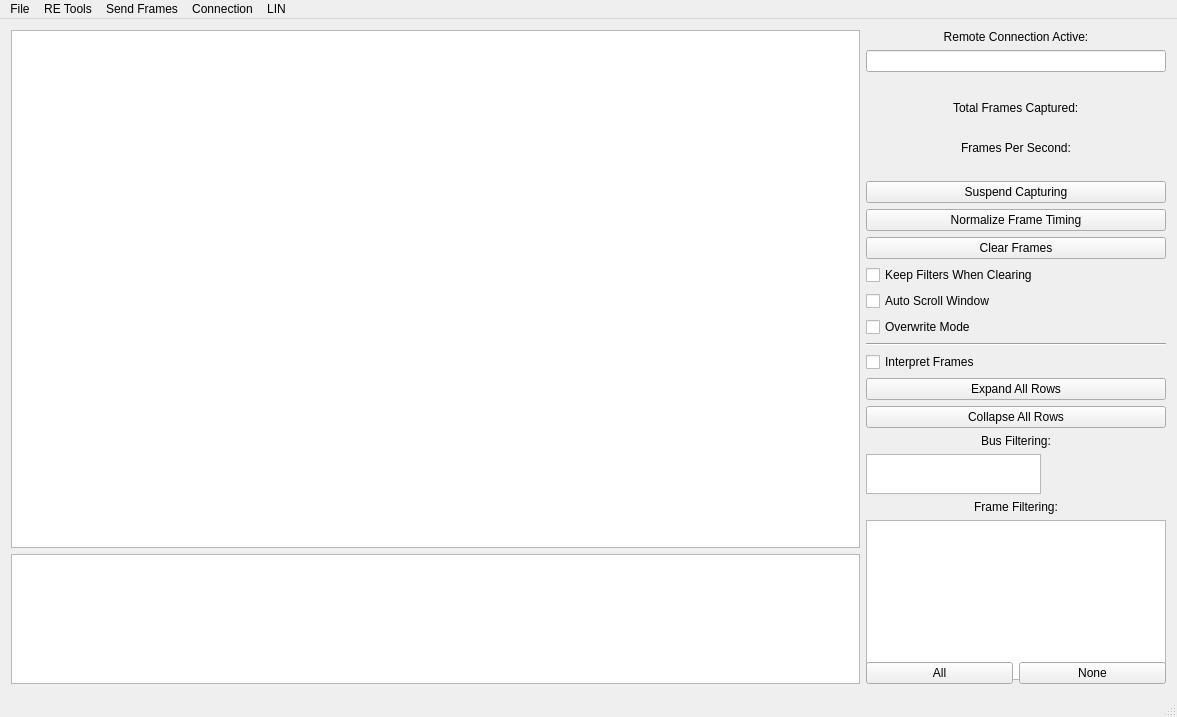
<?xml version="1.0" encoding="UTF-8"?>
<ui version="4.0">
 <class>MainWindow</class>
 <widget class="QMainWindow" name="MainWindow">
  <property name="geometry">
   <rect>
    <x>0</x>
    <y>0</y>
    <width>1177</width>
    <height>717</height>
   </rect>
  </property>
  <property name="sizePolicy">
   <sizepolicy hsizetype="Fixed" vsizetype="Fixed">
    <horstretch>0</horstretch>
    <verstretch>0</verstretch>
   </sizepolicy>
  </property>
  <property name="minimumSize">
   <size>
    <width>800</width>
    <height>500</height>
   </size>
  </property>
  <property name="windowTitle">
   <string>SavvyCAN</string>
  </property>
  <widget class="QWidget" name="centralWidget">
   <layout class="QVBoxLayout" name="verticalLayout_2" stretch="0">
    <item>
     <layout class="QHBoxLayout" name="horizontalLayout_2" stretch="3,1">
      <item>
       <layout class="QVBoxLayout" name="verticalLayout_3" stretch="4,1">
        <item>
         <widget class="QTableView" name="canFramesView">
          <property name="font">
           <font>
            <pointsize>11</pointsize>
            <bold>false</bold>
           </font>
          </property>
          <property name="alternatingRowColors">
           <bool>true</bool>
          </property>
          <property name="verticalScrollMode">
           <enum>QAbstractItemView::ScrollMode::ScrollPerPixel</enum>
          </property>
          <property name="wordWrap">
           <bool>false</bool>
          </property>
          <attribute name="horizontalHeaderStretchLastSection">
           <bool>false</bool>
          </attribute>
         </widget>
        </item>
        <item>
         <widget class="QTableWidget" name="tableSimpleSender"/>
        </item>
       </layout>
      </item>
      <item>
       <layout class="QVBoxLayout" name="verticalLayout">
        <item>
         <widget class="QLabel" name="lblRemoteConn">
          <property name="enabled">
           <bool>true</bool>
          </property>
          <property name="text">
           <string>Remote Connection Active:</string>
          </property>
          <property name="alignment">
           <set>Qt::AlignmentFlag::AlignCenter</set>
          </property>
         </widget>
        </item>
        <item>
         <widget class="QLineEdit" name="lineRemoteKey">
          <property name="enabled">
           <bool>true</bool>
          </property>
          <property name="maximumSize">
           <size>
            <width>1000</width>
            <height>50</height>
           </size>
          </property>
          <property name="baseSize">
           <size>
            <width>150</width>
            <height>50</height>
           </size>
          </property>
          <property name="font">
           <font>
            <bold>false</bold>
           </font>
          </property>
          <property name="maxLength">
           <number>8</number>
          </property>
          <property name="alignment">
           <set>Qt::AlignmentFlag::AlignLeading|Qt::AlignmentFlag::AlignLeft|Qt::AlignmentFlag::AlignVCenter</set>
          </property>
          <property name="readOnly">
           <bool>true</bool>
          </property>
         </widget>
        </item>
        <item>
         <widget class="QLabel" name="lblContMsg">
          <property name="palette">
           <palette>
            <active>
             <colorrole role="WindowText">
              <brush brushstyle="SolidPattern">
               <color alpha="255">
                <red>255</red>
                <green>0</green>
                <blue>0</blue>
               </color>
              </brush>
             </colorrole>
            </active>
            <inactive>
             <colorrole role="WindowText">
              <brush brushstyle="SolidPattern">
               <color alpha="255">
                <red>255</red>
                <green>0</green>
                <blue>0</blue>
               </color>
              </brush>
             </colorrole>
            </inactive>
            <disabled>
             <colorrole role="WindowText">
              <brush brushstyle="SolidPattern">
               <color alpha="255">
                <red>120</red>
                <green>120</green>
                <blue>120</blue>
               </color>
              </brush>
             </colorrole>
            </disabled>
           </palette>
          </property>
          <property name="font">
           <font>
            <pointsize>11</pointsize>
            <italic>true</italic>
            <bold>true</bold>
           </font>
          </property>
          <property name="text">
           <string/>
          </property>
          <property name="alignment">
           <set>Qt::AlignmentFlag::AlignCenter</set>
          </property>
         </widget>
        </item>
        <item alignment="Qt::AlignmentFlag::AlignHCenter">
         <widget class="QLabel" name="label">
          <property name="sizePolicy">
           <sizepolicy hsizetype="Preferred" vsizetype="Fixed">
            <horstretch>0</horstretch>
            <verstretch>0</verstretch>
           </sizepolicy>
          </property>
          <property name="text">
           <string>Total Frames Captured:</string>
          </property>
         </widget>
        </item>
        <item alignment="Qt::AlignmentFlag::AlignHCenter">
         <widget class="QLabel" name="lbNumFrames">
          <property name="sizePolicy">
           <sizepolicy hsizetype="Preferred" vsizetype="Fixed">
            <horstretch>0</horstretch>
            <verstretch>0</verstretch>
           </sizepolicy>
          </property>
          <property name="text">
           <string/>
          </property>
         </widget>
        </item>
        <item alignment="Qt::AlignmentFlag::AlignHCenter">
         <widget class="QLabel" name="label_6">
          <property name="sizePolicy">
           <sizepolicy hsizetype="Preferred" vsizetype="Fixed">
            <horstretch>0</horstretch>
            <verstretch>0</verstretch>
           </sizepolicy>
          </property>
          <property name="text">
           <string>Frames Per Second:</string>
          </property>
         </widget>
        </item>
        <item alignment="Qt::AlignmentFlag::AlignHCenter">
         <widget class="QLabel" name="lbFPS">
          <property name="sizePolicy">
           <sizepolicy hsizetype="Preferred" vsizetype="Fixed">
            <horstretch>0</horstretch>
            <verstretch>0</verstretch>
           </sizepolicy>
          </property>
          <property name="text">
           <string/>
          </property>
         </widget>
        </item>
        <item>
         <widget class="QPushButton" name="btnCaptureToggle">
          <property name="text">
           <string>Suspend Capturing</string>
          </property>
          <property name="checkable">
           <bool>false</bool>
          </property>
         </widget>
        </item>
        <item>
         <widget class="QPushButton" name="btnNormalize">
          <property name="text">
           <string>Normalize Frame Timing</string>
          </property>
         </widget>
        </item>
        <item>
         <widget class="QPushButton" name="btnClearFrames">
          <property name="text">
           <string>Clear Frames</string>
          </property>
         </widget>
        </item>
        <item>
         <widget class="QCheckBox" name="cbPersistentFilters">
          <property name="text">
           <string>Keep Filters When Clearing</string>
          </property>
         </widget>
        </item>
        <item>
         <widget class="QCheckBox" name="cbAutoScroll">
          <property name="text">
           <string>Auto Scroll Window</string>
          </property>
         </widget>
        </item>
        <item>
         <widget class="QCheckBox" name="cbOverwrite">
          <property name="enabled">
           <bool>true</bool>
          </property>
          <property name="text">
           <string>Overwrite Mode</string>
          </property>
         </widget>
        </item>
        <item>
         <widget class="Line" name="line">
          <property name="orientation">
           <enum>Qt::Orientation::Horizontal</enum>
          </property>
         </widget>
        </item>
        <item>
         <widget class="QCheckBox" name="cbInterpret">
          <property name="text">
           <string>Interpret Frames</string>
          </property>
         </widget>
        </item>
        <item>
         <widget class="QPushButton" name="btnExpandAll">
          <property name="text">
           <string>Expand All Rows</string>
          </property>
         </widget>
        </item>
        <item>
         <widget class="QPushButton" name="btnCollapseAll">
          <property name="text">
           <string>Collapse All Rows</string>
          </property>
         </widget>
        </item>
        <item>
         <widget class="QLabel" name="label_2">
          <property name="text">
           <string>Bus Filtering:</string>
          </property>
          <property name="alignment">
           <set>Qt::AlignmentFlag::AlignCenter</set>
          </property>
         </widget>
        </item>
        <item>
         <widget class="QListWidget" name="listBusFilters">
          <property name="sizePolicy">
           <sizepolicy hsizetype="Fixed" vsizetype="Expanding">
            <horstretch>0</horstretch>
            <verstretch>0</verstretch>
           </sizepolicy>
          </property>
          <property name="maximumSize">
           <size>
            <width>175</width>
            <height>40</height>
           </size>
          </property>
          <property name="flow">
           <enum>QListView::Flow::LeftToRight</enum>
          </property>
         </widget>
        </item>
        <item>
         <widget class="QLabel" name="label_7">
          <property name="text">
           <string>Frame Filtering:</string>
          </property>
          <property name="alignment">
           <set>Qt::AlignmentFlag::AlignCenter</set>
          </property>
         </widget>
        </item>
        <item>
         <widget class="QListWidget" name="listFilters">
          <property name="sizePolicy">
           <sizepolicy hsizetype="Expanding" vsizetype="Expanding">
            <horstretch>0</horstretch>
            <verstretch>0</verstretch>
           </sizepolicy>
          </property>
          <property name="minimumSize">
           <size>
            <width>300</width>
            <height>160</height>
           </size>
          </property>
          <property name="maximumSize">
           <size>
            <width>1000</width>
            <height>16777215</height>
           </size>
          </property>
          <property name="alternatingRowColors">
           <bool>false</bool>
          </property>
         </widget>
        </item>
        <item>
         <layout class="QHBoxLayout" name="horizontalLayout_3">
          <item>
           <widget class="QPushButton" name="btnFilterAll">
            <property name="text">
             <string>All</string>
            </property>
           </widget>
          </item>
          <item>
           <widget class="QPushButton" name="btnFilterNone">
            <property name="text">
             <string>None</string>
            </property>
           </widget>
          </item>
         </layout>
        </item>
       </layout>
      </item>
     </layout>
    </item>
   </layout>
  </widget>
  <widget class="QMenuBar" name="menuBar">
   <property name="geometry">
    <rect>
     <x>0</x>
     <y>0</y>
     <width>1177</width>
     <height>20</height>
    </rect>
   </property>
   <widget class="QMenu" name="menu_RE_Tools">
    <property name="title">
     <string>RE Tools</string>
    </property>
    <addaction name="actionFlow_View"/>
    <addaction name="actionGraph_Dta"/>
    <addaction name="actionFrame_Data_Analysis"/>
    <addaction name="actionFile_Comparison"/>
    <addaction name="actionDBC_Comparison"/>
    <addaction name="actionRange_State_2"/>
    <addaction name="actionSingle_Multi_State_2"/>
    <addaction name="actionISO_TP_Decoder"/>
    <addaction name="actionSniffer"/>
    <addaction name="actionCapture_Bisector"/>
    <addaction name="actionSignal_Viewer"/>
    <addaction name="actionTemporal_Graph"/>
   </widget>
   <widget class="QMenu" name="menuSend_Frames">
    <property name="title">
     <string>Send Frames</string>
    </property>
    <addaction name="action_Playback"/>
    <addaction name="action_Custom"/>
    <addaction name="actionScripting_INterface"/>
    <addaction name="actionFuzzing"/>
    <addaction name="actionUDS_Scanner"/>
    <addaction name="actionUDS_Firmware_Update"/>
    <addaction name="actionMotorControlConfig"/>
    <addaction name="actionCAN_Bridge"/>
   </widget>
   <widget class="QMenu" name="menuFile">
    <property name="title">
     <string>File</string>
    </property>
    <addaction name="actionOpen_Log_File"/>
    <addaction name="actionSave_Filtered_Log_File"/>
    <addaction name="actionSave_Log_File"/>
    <addaction name="actionSave_Continuous_Logfile"/>
    <addaction name="separator"/>
    <addaction name="separator"/>
    <addaction name="actionLoad_Filter_Definition"/>
    <addaction name="actionSave_Filter_Definition"/>
    <addaction name="separator"/>
    <addaction name="actionDBC_File_Manager"/>
    <addaction name="actionSave_Decoded_Frames"/>
    <addaction name="actionSave_Decoded_Frames_CSV"/>
    <addaction name="separator"/>
    <addaction name="actionPreferences"/>
    <addaction name="separator"/>
    <addaction name="actionExit_Application"/>
   </widget>
   <widget class="QMenu" name="menuConnection">
    <property name="title">
     <string>Connection</string>
    </property>
    <addaction name="actionSetup"/>
   </widget>
   <widget class="QMenu" name="menuLIN">
    <property name="title">
     <string>LIN</string>
    </property>
    <addaction name="actionLIN_Sniffer"/>
    <addaction name="actionLIN_Schedule"/>
    <addaction name="actionLIN_LoadLDF"/>
   </widget>
   <addaction name="menuFile"/>
   <addaction name="menu_RE_Tools"/>
   <addaction name="menuSend_Frames"/>
   <addaction name="menuConnection"/>
   <addaction name="menuLIN"/>
  </widget>
  <widget class="QStatusBar" name="statusBar"/>
  <action name="action_Playback">
   <property name="text">
    <string>Playback</string>
   </property>
  </action>
  <action name="action_Custom">
   <property name="text">
    <string>Custom</string>
   </property>
  </action>
  <action name="actionFlow_View">
   <property name="text">
    <string>Flow View</string>
   </property>
  </action>
  <action name="actionFuzzy_Scope">
   <property name="text">
    <string>Fuzzy Scope</string>
   </property>
  </action>
  <action name="actionGraph_Dta">
   <property name="text">
    <string>New Graphing Window</string>
   </property>
  </action>
  <action name="actionOpen_Log_File">
   <property name="text">
    <string>Load Log File</string>
   </property>
   <property name="shortcut">
    <string>Ctrl+O</string>
   </property>
  </action>
  <action name="actionSave_Log_File">
   <property name="text">
    <string>Save Log File</string>
   </property>
  </action>
  <action name="actionFrame_Data_Analysis">
   <property name="text">
    <string>Frame Data Analysis</string>
   </property>
  </action>
  <action name="actionLoad_DBC_File">
   <property name="text">
    <string>Load DBC File</string>
   </property>
  </action>
  <action name="actionEdit_Messages_Signals">
   <property name="text">
    <string>Edit Messages/Signals</string>
   </property>
  </action>
  <action name="actionSave_DBC_File">
   <property name="text">
    <string>Save DBC File</string>
   </property>
  </action>
  <action name="actionSave_Decoded_Frames">
   <property name="text">
    <string>Save Decoded Frames</string>
   </property>
  </action>
  <action name="actionExit_Application">
   <property name="text">
    <string>Exit Application</string>
   </property>
  </action>
  <action name="actionFile_Comparison">
   <property name="text">
    <string>File Comparison</string>
   </property>
  </action>
  <action name="actionPreferences">
   <property name="text">
    <string>Preferences</string>
   </property>
  </action>
  <action name="actionSave_Filtered_Log_File">
   <property name="text">
    <string>Save Filtered Log File</string>
   </property>
  </action>
  <action name="actionLoad_Filter_Definition">
   <property name="text">
    <string>Load Filter Definition</string>
   </property>
  </action>
  <action name="actionSave_Filter_Definition">
   <property name="text">
    <string>Save Filter Definition</string>
   </property>
  </action>
  <action name="actionFirmware_Uploader">
   <property name="text">
    <string>Firmware Uploader</string>
   </property>
  </action>
  <action name="actionSetup">
   <property name="text">
    <string>Open Connection Window</string>
   </property>
  </action>
  <action name="actionConnect">
   <property name="text">
    <string>Connect</string>
   </property>
  </action>
  <action name="actionScripting_INterface">
   <property name="text">
    <string>Scripting Interface</string>
   </property>
  </action>
  <action name="actionRange_State_2">
   <property name="text">
    <string>Range State</string>
   </property>
  </action>
  <action name="actionSingle_Multi_State_2">
   <property name="text">
    <string>Single/Multi State</string>
   </property>
  </action>
  <action name="actionDBC_File_Manager">
   <property name="text">
    <string>DBC File Manager</string>
   </property>
  </action>
  <action name="actionFuzzing">
   <property name="text">
    <string>Fuzzing</string>
   </property>
  </action>
  <action name="actionUDS_Scanner">
   <property name="text">
    <string>UDS Scanner</string>
   </property>
  </action>
  <action name="actionISO_TP_Decoder">
   <property name="text">
    <string>ISO-TP Decoder</string>
   </property>
  </action>
  <action name="actionSniffer">
   <property name="text">
    <string>Sniffer</string>
   </property>
  </action>
  <action name="actionFirmware_Update">
   <property name="text">
    <string>Firmware Update</string>
   </property>
  </action>
  <action name="actionMotorControlConfig">
   <property name="text">
    <string>MotorControlConfig</string>
   </property>
  </action>
  <action name="actionCapture_Bisector">
   <property name="text">
    <string>Capture Bisector</string>
   </property>
  </action>
  <action name="actionSignal_Viewer">
   <property name="text">
    <string>Signal Viewer</string>
   </property>
  </action>
  <action name="actionSave_Continuous_Logfile">
   <property name="text">
    <string>Start Continuous Logging</string>
   </property>
  </action>
  <action name="actionTemporal_Graph">
   <property name="text">
    <string>Temporal Graph</string>
   </property>
  </action>
  <action name="actionDBC_Comparison">
   <property name="text">
    <string>DBC Comparison</string>
   </property>
  </action>
  <action name="actionSave_Decoded_Frames_CSV">
   <property name="text">
    <string>Save Decoded Frames CSV</string>
   </property>
  </action>
  <action name="actionCAN_Bridge">
   <property name="text">
    <string>CAN Bridge</string>
   </property>
  </action>
  <action name="actionUDS_Firmware_Update">
   <property name="text">
    <string>UDS Firmware Update</string>
   </property>
  </action>
  <action name="actionLIN_Sniffer">
   <property name="text">
    <string>LIN Sniffer</string>
   </property>
  </action>
  <action name="actionLIN_Schedule">
   <property name="text">
    <string>LIN Schedule Editor</string>
   </property>
  </action>
  <action name="actionLIN_LoadLDF">
   <property name="text">
    <string>Load LDF File</string>
   </property>
  </action>
 </widget>
 <layoutdefault spacing="6" margin="11"/>
 <resources/>
 <connections/>
 <slots>
  <slot>handleLoadFile()</slot>
  <slot>connButtonPress()</slot>
  <slot>showGraphingWindow()</slot>
  <slot>showFrameDataAnalysis()</slot>
 </slots>
</ui>
